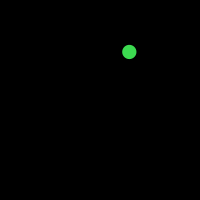
Frame 1 (no input)
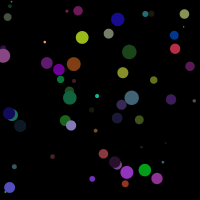
Frame 60 (the mouse pressed at the canvas centre just before this capture)
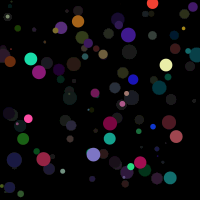
Frame 120 (the mouse held since frame 60 and released just before this capture)

The Processing sketch that drew these frames (run headless with seeded random() and noise(); from frame 60 on, the mouse is pressed at the canvas centre):

// Processing sketch: sketch_016_DottyAgain
// ── sketch_016_DottyAgain.pde
/*
A different way to obtain a dotty rain.
Execute the code, try to understand by
yourself how the trick works and write
your own.
*/

// THIS CODE COMES FROME THE WORK OF \\
// ABE PAZOS @ FUNPROGRAMMING:ORG [THANKS!] \\

// !!! DON'T READ MORE !!! \\\











void setup() {
  size(200, 200);
  background(0);
  noStroke();
}

void draw() {

  float X = random(width);
  float Y = random(height);
  float D = random(15);
  float R = random(255);
  float G = random(255);
  float B = random(255);

  fill(0, 5);
  rect(0, 0, width, height);

  smooth();
  fill(R, G, B);
  ellipse(X, Y, D, D);
}
